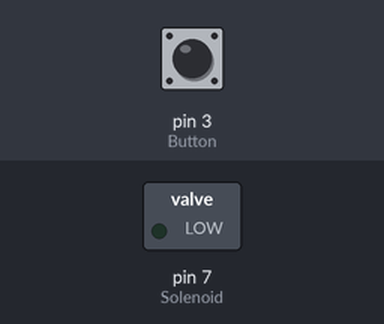
The sketch below on a simulated Arduino Uno, built with avr-gcc and run on an emulated ATmega328P. On the bench: switched loads named in the sketch (green lamp = pin HIGH). Inputs (shaded band) come from the test bench; at power-on: pin 3 (Button) HIGH.

Above: at 1.2 s.
1.3 s: pin 3 (Button) pulled LOW for 1 s
At 2.31 s:
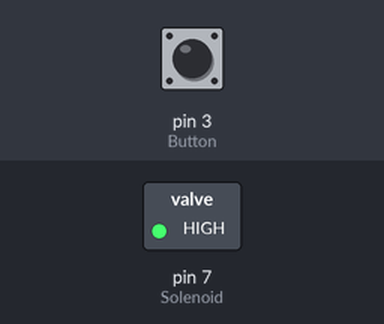
3.8 s: pin 3 (Button) pulled LOW for 3.2 s
At 7.9 s:
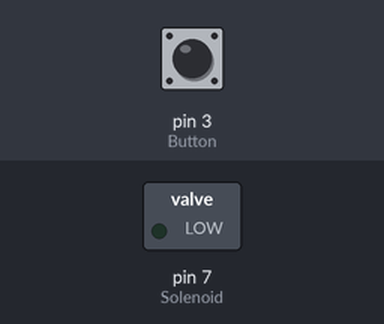
Timing chart, 0 to 9.4 s (numbered marks = the images above; inputs shaded):
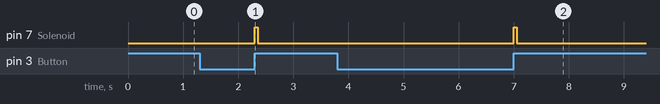

The sketch:

Solenoid.ino
```cpp
int Button=3;
int Solenoid=7;
boolean onoff=LOW; //this variable record the status of the button
void setup()
{
  pinMode(Button,INPUT_PULLUP);
  pinMode(Solenoid,OUTPUT);
}
void loop(){
  if(digitalRead(Button)==LOW)
  {
    if(digitalRead(Button)==HIGH)
    {
      digitalWrite(Solenoid,HIGH);
      delay(50);
      digitalWrite(Solenoid,LOW);
      while(digitalRead(Button)==HIGH) //wait for releasing button
      {
        delay(1);
      }

    }
  }
  /*if(digitalRead(Button == LOW)){
    digitalWrite(Solenoid, HIGH);
    delay(500);
    digitalWrite(Solenoid, LOW);
    delay(500);
  }*/

}
```

Measured:
- after the input at 1.3 s, pin 7 (Solenoid): LOW → HIGH after 1.0 s, → LOW 0.05 s later
- after the input at 3.8 s, pin 7 (Solenoid): LOW → HIGH after 3.2 s, → LOW 0.05 s later
